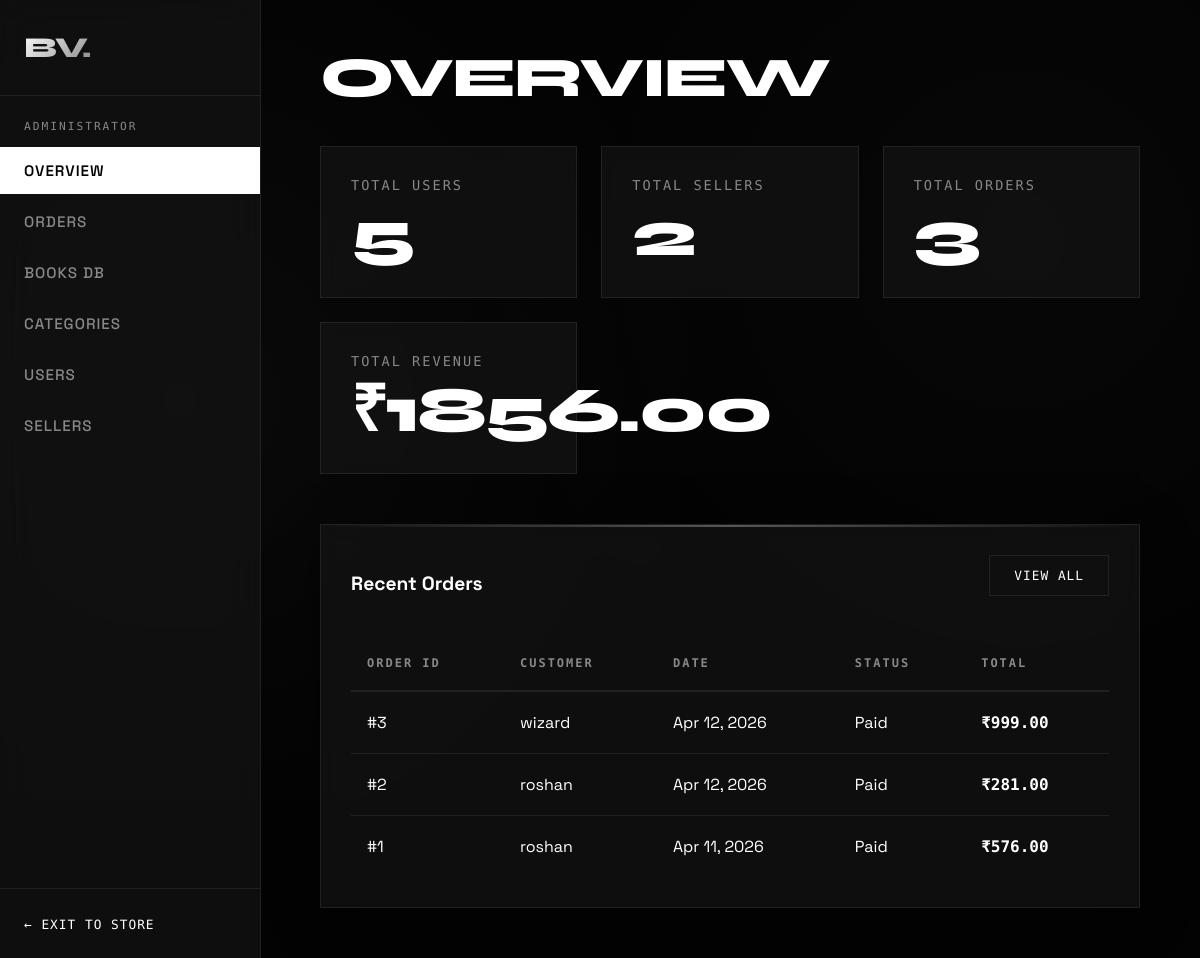
Screenshot of /dashboard/admin/ (signed in) with the database file from the repository.
### store/models.py (models this page shows, shortened)
class Order(models.Model):
    STATUS_CHOICES = [
        ('pending', 'Pending'),
        ('paid', 'Paid'),
        ('processing', 'Processing'),
        ('shipped', 'Shipped'),
        ('delivered', 'Delivered'),
        ('cancelled', 'Cancelled'),
    ]
    user = models.ForeignKey(User, on_delete=models.SET_NULL, null=True, blank=True)
    session_key = models.CharField(max_length=40, blank=True)
    razorpay_order_id = models.CharField(max_length=200, blank=True)
    razorpay_payment_id = models.CharField(max_length=200, blank=True)
    razorpay_signature = models.CharField(max_length=500, blank=True)
    full_name = models.CharField(max_length=200)
    email = models.EmailField()
    phone = models.CharField(max_length=20)
    address = models.TextField()
    city = models.CharField(max_length=100)
    state = models.CharField(max_length=100)
    pincode = models.CharField(max_length=10)
    total = models.DecimalField(max_digits=10, decimal_places=2)
    status = models.CharField(max_length=20, choices=STATUS_CHOICES, default='pending')
    created_at = models.DateTimeField(auto_now_add=True)
    class Meta:
        ordering = ['-created_at']

### dashboard/views.py (the view)
# urls.py: path('admin/', views.admin_home, name='admin_home'),
@login_required
@user_passes_test(is_admin, login_url='/')
def admin_home(request):
    total_users = User.objects.count()
    total_sellers = User.objects.filter(profile__role='seller').count()
    total_orders = Order.objects.count()
    total_revenue = Order.objects.exclude(status='cancelled').aggregate(Sum('total'))['total__sum'] or 0
    recent_orders = Order.objects.all().order_by('-created_at')[:5]
    return render(request, 'dashboard/admin_home.html', {
        'total_users': total_users,
        'total_sellers': total_sellers,
        'total_orders': total_orders,
        'total_revenue': total_revenue,
        'recent_orders': recent_orders,
    })

### dashboard/views.py (called while the page is built)
def is_admin(user):
    return user.is_superuser or (hasattr(user, 'profile') and user.profile.role == 'admin')

### store/models.py (called while the page is built)
    @property
    def item_count(self):
        return sum(item.quantity for item in self.items.all())

### templates/dashboard/admin_home.html (shortened to what this page needs)
{% extends 'dashboard/base_dashboard.html' %}
{% block content %}
<h1 class="page-title">Overview</h1>
<div class="stat-grid">
  <div class="stat-card">
    <div class="stat-label">Total Users</div>
    <div class="stat-val">{{ total_users }}</div>
  </div>
  <div class="stat-card">
    <div class="stat-label">Total Sellers</div>
    <div class="stat-val">{{ total_sellers }}</div>
  </div>
  <div class="stat-card">
    <div class="stat-label">Total Orders</div>
    <div class="stat-val">{{ total_orders }}</div>
  </div>
  <div class="stat-card">
    <div class="stat-label">Total Revenue</div>
    <div class="stat-val">₹{{ total_revenue|floatformat:2 }}</div>
  </div>
</div>
<div class="card">
  <div class="header-flex">
    <h2 style="margin:0; font-size:1.2rem; font-family:'Space Grotesk',sans-serif;">Recent Orders</h2>
    <a href="{% url 'dashboard:admin_orders' %}" class="btn">View All</a>
  </div>
  <table>
    <thead>
      <tr>
        <th>Order ID</th>
        <th>Customer</th>
        <th>Date</th>
        <th>Status</th>
        <th>Total</th>
      </tr>
    </thead>
    <tbody>
      {% for order in recent_orders %}
      <tr>
        <td>#{{ order.pk }}</td>
        <td>{{ order.full_name }}</td>
        <td>{{ order.created_at|date:"M d, Y" }}</td>
        <td>{{ order.get_status_display }}</td>
        <td style="font-family: var(--font-mono); font-weight: 600;">₹{{ order.total }}</td>
      </tr>
      {% empty %}
      <tr><td colspan="5">No recent orders.</td></tr>
      {% endfor %}
    </tbody>
  </table>
</div>
{% endblock %}

### templates/dashboard/base_dashboard.html (shortened to what this page needs)
{% load static %}
<!DOCTYPE html>
<html lang="en">
<head>
</head>
<body>
  <aside class="sidebar" id="sidebar">
    <a href="{% url 'home' %}" class="sidebar-header">
      <span>BV.</span>
    </a>
    <nav class="nav-links">
      <div style="padding: 0 24px 10px; font-family:var(--font-mono); font-size:0.7rem; color:var(--text-muted); letter-spacing:2px;">
        {% if request.user.profile.role == 'admin' or request.user.is_superuser %}ADMINISTRATOR
        {% else %}SELLER PORTAL
          {% if not request.user.profile.is_approved %}
          <span style="display:inline-block; margin-left:8px; padding:2px 6px; background:rgba(239, 68, 68, 0.2); color:#ef4444; border-radius:4px; font-size:0.6rem;">PENDING</span>
          {% endif %}
        {% endif %}
      </div>
      {% if request.user.profile.role == 'admin' or request.user.is_superuser %}
        <a href="{% url 'dashboard:admin_home' %}" class="nav-link {% if request.resolver_match.url_name == 'admin_home' %}active{% endif %}">Overview</a>
        <a href="{% url 'dashboard:admin_orders' %}" class="nav-link {% if request.resolver_match.url_name == 'admin_orders' %}active{% endif %}">Orders</a>
        <a href="{% url 'dashboard:admin_books' %}" class="nav-link {% if request.resolver_match.url_name == 'admin_books' %}active{% endif %}">Books DB</a>
        <a href="{% url 'dashboard:admin_categories' %}" class="nav-link {% if request.resolver_match.url_name == 'admin_categories' %}active{% endif %}">Categories</a>
        <a href="{% url 'dashboard:admin_users' %}" class="nav-link {% if request.resolver_match.url_name == 'admin_users' %}active{% endif %}">Users</a>
        <a href="{% url 'dashboard:admin_sellers' %}" class="nav-link {% if request.resolver_match.url_name == 'admin_sellers' %}active{% endif %}">Sellers</a>
      {% endif %}
    </nav>
    <div class="sidebar-footer">
      <a href="{% url 'home' %}" class="btn-return">← Exit to Store</a>
    </div>
  </aside>
  <main class="main-content">
    {% block content %}{% endblock %}
  </main>
</body>
</html>

### templates/dashboard/base_dashboard.html (style rules this page uses)
:root { --bg: #030303; --bg-alt: rgba(20, 20, 20, 0.7); --border: rgba(255, 255, 255, 0.08); --text: #ffffff; --text-muted: #888888; --accent: #ffffff; --glow: rgba(255, 255, 255, 0.15); --font-display: 'Syne', sans-serif; --font-sans: 'Space Grotesk', sans-serif; --font-mono: 'Space Mono', monospace; }
body { margin: 0; font-family: var(--font-sans); background: var(--bg); color: var(--text); display: flex; min-height: 100vh; overflow-x: hidden; }
body::before { content: ''; position: fixed; top: 0; left: 0; width: 100vw; height: 100vh; background: radial-gradient(circle at 15% 50%, rgba(255,255,255,0.03) 0%, transparent 50%), radial-gradient(circle at 85% 30%, rgba(255,255,255,0.02) 0%, transparent 50%); pointer-events: none; z-index: -1; }
.sidebar { width: 260px; background: var(--bg-alt); backdrop-filter: blur(20px); border-right: 1px solid var(--border); display: flex; flex-direction: column; position: fixed; top: 0; bottom: 0; z-index: 10; }
.sidebar-header { padding: 30px 24px; font-family: var(--font-display); font-size: 1.8rem; font-weight: 800; letter-spacing: -2px; border-bottom: 1px solid var(--border); text-decoration: none; color: var(--text); display: flex; align-items: center; gap: 10px; }
.sidebar-header span { background: linear-gradient(135deg, #fff, #888); -webkit-background-clip: text; -webkit-text-fill-color: transparent; }
.nav-links { padding: 24px 0; flex: 1; display: flex; flex-direction: column; gap: 4px; }
.nav-link { padding: 14px 24px; color: var(--text-muted); text-decoration: none; font-weight: 500; font-size: 0.95rem; transition: all 0.3s cubic-bezier(0.4, 0, 0.2, 1); display: flex; align-items: center; border-right: 3px solid transparent; text-transform: uppercase; letter-spacing: 1px; }
.nav-link.active { color: var(--bg); background: var(--text); border-right: none; font-weight: 600; }
.sidebar-footer { padding: 24px; border-top: 1px solid var(--border); }
.btn-return { display: inline-flex; align-items: center; color: var(--text); text-decoration: none; font-size: 0.8rem; font-family: var(--font-mono); text-transform: uppercase; letter-spacing: 1px; transition: opacity 0.2s; }
.main-content { flex: 1; margin-left: 260px; padding: 50px 60px; max-width: 1400px; }
.page-title { font-family: var(--font-display); font-size: 3.5rem; font-weight: 800; letter-spacing: -2px; margin-top: 0; margin-bottom: 40px; line-height: 1; text-transform: uppercase; }
.card { background: var(--bg-alt); backdrop-filter: blur(10px); border: 1px solid var(--border); border-radius: 0; padding: 30px; box-shadow: 0 10px 40px rgba(0,0,0,0.5); position: relative; overflow: hidden; }
.card::before { content: ''; position: absolute; top: 0; left: 0; width: 100%; height: 2px; background: linear-gradient(90deg, transparent, rgba(255,255,255,0.3), transparent); }
.stat-grid { display: grid; grid-template-columns: repeat(auto-fit, minmax(250px, 1fr)); gap: 24px; margin-bottom: 50px; }
.stat-card { background: var(--bg-alt); backdrop-filter: blur(10px); border: 1px solid var(--border); padding: 30px; display: flex; flex-direction: column; position: relative; transition: transform 0.3s ease, border-color 0.3s ease; }
.stat-val { font-family: var(--font-display); font-size: 4rem; font-weight: 800; margin: 10px 0 0; line-height: 1; letter-spacing: -2px; }
.stat-label { color: var(--text-muted); font-size: 0.85rem; font-family: var(--font-mono); text-transform: uppercase; letter-spacing: 2px; }
table { width: 100%; border-collapse: collapse; margin-top: 10px; }
th, td { padding: 20px 16px; text-align: left; border-bottom: 1px solid var(--border); }
th { color: var(--text-muted); font-family: var(--font-mono); font-size: 0.75rem; text-transform: uppercase; letter-spacing: 2px; border-bottom: 2px solid var(--border); }
td { font-size: 1rem; }
tr { transition: background 0.2s; }
tr:last-child td { border-bottom: none; }
.btn { display: inline-flex; align-items: center; justify-content: center; padding: 12px 24px; background: transparent; color: var(--text); font-family: var(--font-mono); text-transform: uppercase; letter-spacing: 1px; font-size: 0.8rem; border: 1px solid var(--border); cursor: pointer; transition: all 0.3s ease; text-decoration: none; }
.header-flex { display: flex; justify-content: space-between; align-items: flex-end; margin-bottom: 40px; }

### rows the page displays
Order: pk "3", full_name "wizard", created_at "Apr 12, 2026", status "Paid", total "999.00"
Order: pk "2", full_name "roshan", created_at "Apr 12, 2026", status "Paid", total "281.00"
Order: pk "1", full_name "roshan", created_at "Apr 11, 2026", status "Paid", total "576.00"

### other values shown
{{ total_users }} "5"
{{ total_sellers }} "2"
{{ total_orders }} "3"
{{ total_revenue|floatformat:2 }} "1856.00"
